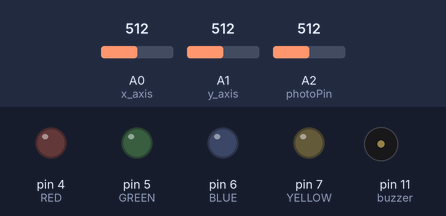
Bench run of a sketch on a simulated Arduino Uno, built with avr-gcc and run on an emulated ATmega328P. Shown: output pins drawn as LEDs (lit = HIGH), buzzer (waves = sounding). The test bench sets the inputs (shaded band); at power-on: A0 (x_axis) = 512, A1 (y_axis) = 512, A2 (photoPin) = 512. What the sketch prints to the serial monitor is not drawn.

Above: at 17.9 s.
18.0 s: A0 (x_axis) set to 685
19.5 s: A0 (x_axis) set to 708
At 20.7 s:
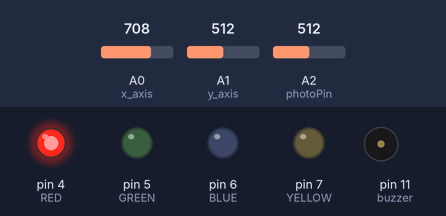
21.0 s: A1 (y_axis) set to 309
22.5 s: A1 (y_axis) set to 289
At 23.2 s:
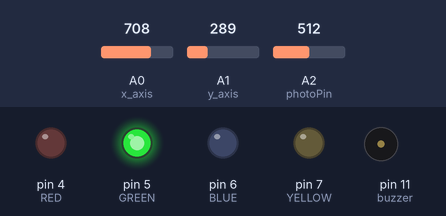
24.0 s: A0 (x_axis) set to 315
25.5 s: A0 (x_axis) set to 282
At 26.6 s:
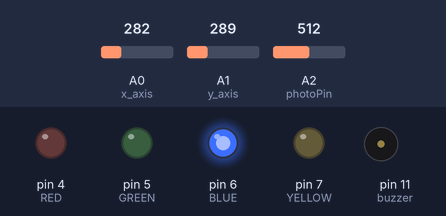
Timing chart, 0 to 28.0 s (numbered marks = the images above; inputs shaded):
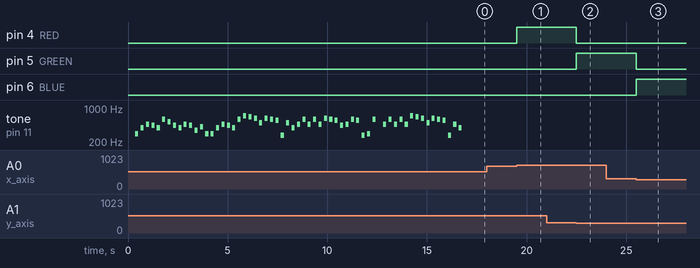

Measured:
- the behaviour switches between 700 and 701 on A0 (x_axis) (found by bisection; images 0 and 1)
- the behaviour switches between 300 and 299 on A1 (y_axis) (found by bisection; images 1 and 2)
- the behaviour switches between 300 and 299 on A0 (x_axis) (found by bisection; images 2 and 3)
- after the input at 18.0 s, every drawn part: stays the same
- after the input at 19.5 s, pin 4 (RED): LOW → HIGH at once
- after the input at 21.0 s, every drawn part: stays the same
- after the input at 22.5 s, pin 4 (RED): HIGH → LOW at once; pin 5 (GREEN): LOW → HIGH at once
- after the input at 24.0 s, every drawn part: stays the same
- after the input at 25.5 s, pin 5 (GREEN): HIGH → LOW at once; pin 6 (BLUE): LOW → HIGH at once

The sketch:

lab4.ino.ino
```cpp
/*
  Hedwig's theme - Harry Potter
  Connect a piezo buzzer or speaker to pin 11 or select a new pin.
  More songs available at https://github.com/robsoncouto/arduino-songs

                                              Robson Couto, 2019
*/

/*
   1- Author: Kiryl Baravikou
   2- Lab: Lab 4 - Multiple Inputs and Outputs
   3- Description: the following program is supposed to accept multiple inputs and provide multiple outputs, including the sound of the piezzo speaker which reacts to changes in the value of the photoresistor.
   Also, the following code allows to use joystick connected to the bredboard, and based on the joystick's movement the corresponding LEDs on the x and y-axis become bright.
   4-Lab Questions:
  What does the map() function do?
  The map() function re-maps a number from one range to another. The mapped values are stored in a new local variable for further usage, in our case to change the speed of the piezzo speaker.

  How did you change the speed of the melody in your code?
  I created a new variable to store the input of the photoresistor which changes based on the amount of light it gets. Then inside the for loop, I assigned the noteDuration variable with a "floating" value of the photoresistor,
  which in its turn led to the ability of the piezzo speaker to change the music play speed based on the value of the photoresistor.

  What was the hardest part of the lab to implement?
  Piezzo speaker in combination with the photoresistor.

   5- References: where did you find code snippets, ideas, and inspirations? failing to list the references you used can result in plagiarism. If you did not use any website say: "no references used".
   1. https://www.circuitbasics.com/how-to-use-photoresistors-to-detect-light-on-an-arduino/#:~:text=PROGRAMMING%20A%20PHOTORESISTOR%20TO%20CONTROL%20THINGS
   2. https://lastminuteengineers.com/joystick-interfacing-arduino-processing/
   3. https://www.arduino.cc/reference/en/language/functions/math/map/
   4. https://www.circuitbasics.com/how-to-use-photoresistors-to-detect-light-on-an-arduino/#:~:text=PROGRAMMING%20A%20PHOTORESISTOR%20TO%20CONTROL%20THINGS
   5. https://github.com/robsoncouto/arduino-songs

   6- Demo: in-person demonstration 3/13/2023 at 11:47 am to Dhwanit.
*/


#define NOTE_B0  31
#define NOTE_C1  33
#define NOTE_CS1 35
#define NOTE_D1  37
#define NOTE_DS1 39
#define NOTE_E1  41
#define NOTE_F1  44
#define NOTE_FS1 46
#define NOTE_G1  49
#define NOTE_GS1 52
#define NOTE_A1  55
#define NOTE_AS1 58
#define NOTE_B1  62
#define NOTE_C2  65
#define NOTE_CS2 69
#define NOTE_D2  73
#define NOTE_DS2 78
#define NOTE_E2  82
#define NOTE_F2  87
#define NOTE_FS2 93
#define NOTE_G2  98
#define NOTE_GS2 104
#define NOTE_A2  110
#define NOTE_AS2 117
#define NOTE_B2  123
#define NOTE_C3  131
#define NOTE_CS3 139
#define NOTE_D3  147
#define NOTE_DS3 156
#define NOTE_E3  165
#define NOTE_F3  175
#define NOTE_FS3 185
#define NOTE_G3  196
#define NOTE_GS3 208
#define NOTE_A3  220
#define NOTE_AS3 233
#define NOTE_B3  247
#define NOTE_C4  262
#define NOTE_CS4 277
#define NOTE_D4  294
#define NOTE_DS4 311
#define NOTE_E4  330
#define NOTE_F4  349
#define NOTE_FS4 370
#define NOTE_G4  392
#define NOTE_GS4 415
#define NOTE_A4  440
#define NOTE_AS4 466
#define NOTE_B4  494
#define NOTE_C5  523
#define NOTE_CS5 554
#define NOTE_D5  587
#define NOTE_DS5 622
#define NOTE_E5  659
#define NOTE_F5  698
#define NOTE_FS5 740
#define NOTE_G5  784
#define NOTE_GS5 831
#define NOTE_A5  880
#define NOTE_AS5 932
#define NOTE_B5  988
#define NOTE_C6  1047
#define NOTE_CS6 1109
#define NOTE_D6  1175
#define NOTE_DS6 1245
#define NOTE_E6  1319
#define NOTE_F6  1397
#define NOTE_FS6 1480
#define NOTE_G6  1568
#define NOTE_GS6 1661
#define NOTE_A6  1760
#define NOTE_AS6 1865
#define NOTE_B6  1976
#define NOTE_C7  2093
#define NOTE_CS7 2217
#define NOTE_D7  2349
#define NOTE_DS7 2489
#define NOTE_E7  2637
#define NOTE_F7  2794
#define NOTE_FS7 2960
#define NOTE_G7  3136
#define NOTE_GS7 3322
#define NOTE_A7  3520
#define NOTE_AS7 3729
#define NOTE_B7  3951
#define NOTE_C8  4186
#define NOTE_CS8 4435
#define NOTE_D8  4699
#define NOTE_DS8 4978
#define REST 0

// change this to make the song slower or faster
int tempo = 144;

// change this to whichever pin you want to use
int buzzer = 11;

// notes of the moledy followed by the duration.
// a 4 means a quarter note, 8 an eighteenth , 16 sixteenth, so on
// !!negative numbers are used to represent dotted notes,
// so -4 means a dotted quarter note, that is, a quarter plus an eighteenth!!
int melody[] = {


  // Hedwig's theme fromn the Harry Potter Movies
  // Socre from https://musescore.com/user/3811306/scores/4906610

  REST, 2, NOTE_D4, 4,
  NOTE_G4, -4, NOTE_AS4, 8, NOTE_A4, 4,
  NOTE_G4, 2, NOTE_D5, 4,
  NOTE_C5, -2,
  NOTE_A4, -2,
  NOTE_G4, -4, NOTE_AS4, 8, NOTE_A4, 4,
  NOTE_F4, 2, NOTE_GS4, 4,
  NOTE_D4, -1,
  NOTE_D4, 4,

  NOTE_G4, -4, NOTE_AS4, 8, NOTE_A4, 4, //10
  NOTE_G4, 2, NOTE_D5, 4,
  NOTE_F5, 2, NOTE_E5, 4,
  NOTE_DS5, 2, NOTE_B4, 4,
  NOTE_DS5, -4, NOTE_D5, 8, NOTE_CS5, 4,
  NOTE_CS4, 2, NOTE_B4, 4,
  NOTE_G4, -1,
  NOTE_AS4, 4,

  NOTE_D5, 2, NOTE_AS4, 4,//18
  NOTE_D5, 2, NOTE_AS4, 4,
  NOTE_DS5, 2, NOTE_D5, 4,
  NOTE_CS5, 2, NOTE_A4, 4,
  NOTE_AS4, -4, NOTE_D5, 8, NOTE_CS5, 4,
  NOTE_CS4, 2, NOTE_D4, 4,
  NOTE_D5, -1,
  REST,4, NOTE_AS4,4,

  NOTE_D5, 2, NOTE_AS4, 4,//26
  NOTE_D5, 2, NOTE_AS4, 4,
  NOTE_F5, 2, NOTE_E5, 4,
  NOTE_DS5, 2, NOTE_B4, 4,
  NOTE_DS5, -4, NOTE_D5, 8, NOTE_CS5, 4,
  NOTE_CS4, 2, NOTE_AS4, 4,
  NOTE_G4, -1,

};

// sizeof gives the number of bytes, each int value is composed of two bytes (16 bits)
// there are two values per note (pitch and duration), so for each note there are four bytes
int notes = sizeof(melody) / sizeof(melody[0]) / 2;

// this calculates the duration of a whole note in ms (60s/tempo)*4 beats
int wholenote = (60000 * 4) / tempo;
int divider = 0, noteDuration = 0;

int x_axis = A0; //X-axis pin
int y_axis = A1; //Y-axis pin

const int YELLOW = 7; //Input pin for the yellow LED on UNO R3
const int BLUE = 6; //Input pin for the blue LED on UNO R3
const int GREEN = 5; //Input pin for the green LED on UNO R3
const int RED = 4; //Input pin for the red LED on UNO R3

//PHOTORESISTOR
const int photoPin = A2; //Input pin for the photoresistor on UNO R3
int photoresistor_val; //Variable to store the photoresistor's value
int speaker_freq; //Used to change the speed of the piezzo speaker later

//SPEAKER => input pin for the speaker on UNO R3
const int speaker = 11;

//MILLIS for the millis()
const long interval = 1000;


void setup() {

    Serial.begin(9600);

    //Creating the output for the LEDs using the pin numbers
    pinMode(YELLOW, OUTPUT);
    pinMode(BLUE, OUTPUT);
    pinMode(GREEN, OUTPUT);
    pinMode(RED, OUTPUT);

    pinMode(photoPin, INPUT);
    pinMode(speaker, OUTPUT);


    //Melody
    // iterate over the notes of the melody.
    // Remember, the array is twice the number of notes (notes + durations)
    for (int thisNote = 0; thisNote < notes * 2; thisNote = thisNote + 2) {


      //Using analogRead() allows to get the value of the photoresistor and store it inside the variable for further usage
      int light = analogRead(photoPin);

      //Outputs the value to the serial monitor
      Serial.println(light);
      delay(100);

      //Using map(), here I create a connection between photoresistor and the piezzo speaker
      photoresistor_val = analogRead(photoPin); // Read photoresistor value
      speaker_freq = map(photoresistor_val, 0, 1023, 100, 500); //Right here I mapped the photoresistor value to speaker freq

      // calculates the duration of each note
      divider = melody[thisNote + 1];


    // Increase or decrease note duration based on photoresistor value
    if (divider > 0) {
        // regular note, just proceed
        noteDuration = (wholenote) / divider;
        //noteDuration = analogRead(photoPin);
        //noteDuration = flag;

        //If the bound is reached => transform the value into the new one => speed changes
        if (photoresistor_val > 200) {
            noteDuration = photoresistor_val / 3;
        }
        else{
           noteDuration = noteDuration;
        }
    }
    else if (divider < 0) {
        // dotted notes are represented with negative durations!!
        noteDuration = (wholenote) / abs(divider);
        noteDuration *= 1.5; // increases the duration in half for dotted note

         //If the bound is reached => transform the value into the new one => speed changes
        if (photoresistor_val > 200) {
            noteDuration = photoresistor_val / 3;
        }
        else{
           noteDuration = noteDuration;
        }

    }


    //Used for millis()
    static unsigned long previousMillis = 0;  // remember the last time we blinked the LED
    unsigned long currentMillis = millis();   // get the current time

    /*if (currentMillis - previousMillis >= interval) {  // if it's been a second since the last blink
        previousMillis = currentMillis;   // remember the time of the last blink
        tone(buzzer, melody[thisNote], speaker_freq); // Play tone at mapped frequency
    }*/


     //noTone(buzzer);

    // we only play the note for 90% of the duration, leaving 10% as a pause MELODY PLAY
    tone(buzzer, melody[thisNote], noteDuration*0.9);
    //tone(buzzer, melody[thisNote], speaker_freq); // Play tone at mapped frequency

    // Wait for the specief duration before playing the next note. => need to use millis()
    delay(noteDuration);

    // stop the waveform generation before the next note. MELODY PLAY
    noTone(buzzer);
  }

}


void loop() {

  //Photoresistor reading
  /*int light = analogRead(photoPin);
  Serial.println(light);
  delay(100);

  //Using map(), here I create a connection between photoresistor and the piezzo speaker
  photoresistor_val = analogRead(photoPin); // Read photoresistor value
  speaker_freq = map(photoresistor_val, 0, 1023, 100, 500); //Right here I mapped the photoresistor value to speaker freq*/

  //tone(speaker, speaker_freq); // Play tone at mapped frequency

  // Increase or decrease note duration based on photoresistor value
  /*if (photoresistor_va222l > 300) {
    noteDuration = 50;
  }
  else if (photoresistor_val < 200) {
    noteDuration = 150;
  }*/

  // Wait for the note to finish playing before playing the next one
  //delay(noteDuration);


  int x = analogRead(x_axis);
  int y = analogRead(y_axis);


  // Determine which LED should be on based on joystick position => TA
  if (x < 300) { //BOTTOM
    digitalWrite(YELLOW, LOW);
    digitalWrite(BLUE, HIGH);
    digitalWrite(GREEN, LOW);
    digitalWrite(RED, LOW);
  }
   else if (y < 300) { //LEFT
    digitalWrite(YELLOW, LOW);
    digitalWrite(BLUE, LOW);
    digitalWrite(GREEN, HIGH);
    digitalWrite(RED, LOW);
  }
  else if (x > 700) { //TOP
    digitalWrite(YELLOW, LOW);
    digitalWrite(BLUE, LOW);
    digitalWrite(GREEN, LOW);
    digitalWrite(RED, HIGH);
  }
  else if (y > 700) { //RIGHT
    digitalWrite(YELLOW, HIGH);
    digitalWrite(BLUE, LOW);
    digitalWrite(GREEN, LOW);
    digitalWrite(RED, LOW);
  }
  else { //CENTER => EVERYTHING IS OFF
    digitalWrite(YELLOW, LOW);
    digitalWrite(BLUE, LOW);
    digitalWrite(GREEN, LOW);
    digitalWrite(RED, LOW);
  }
}
```
